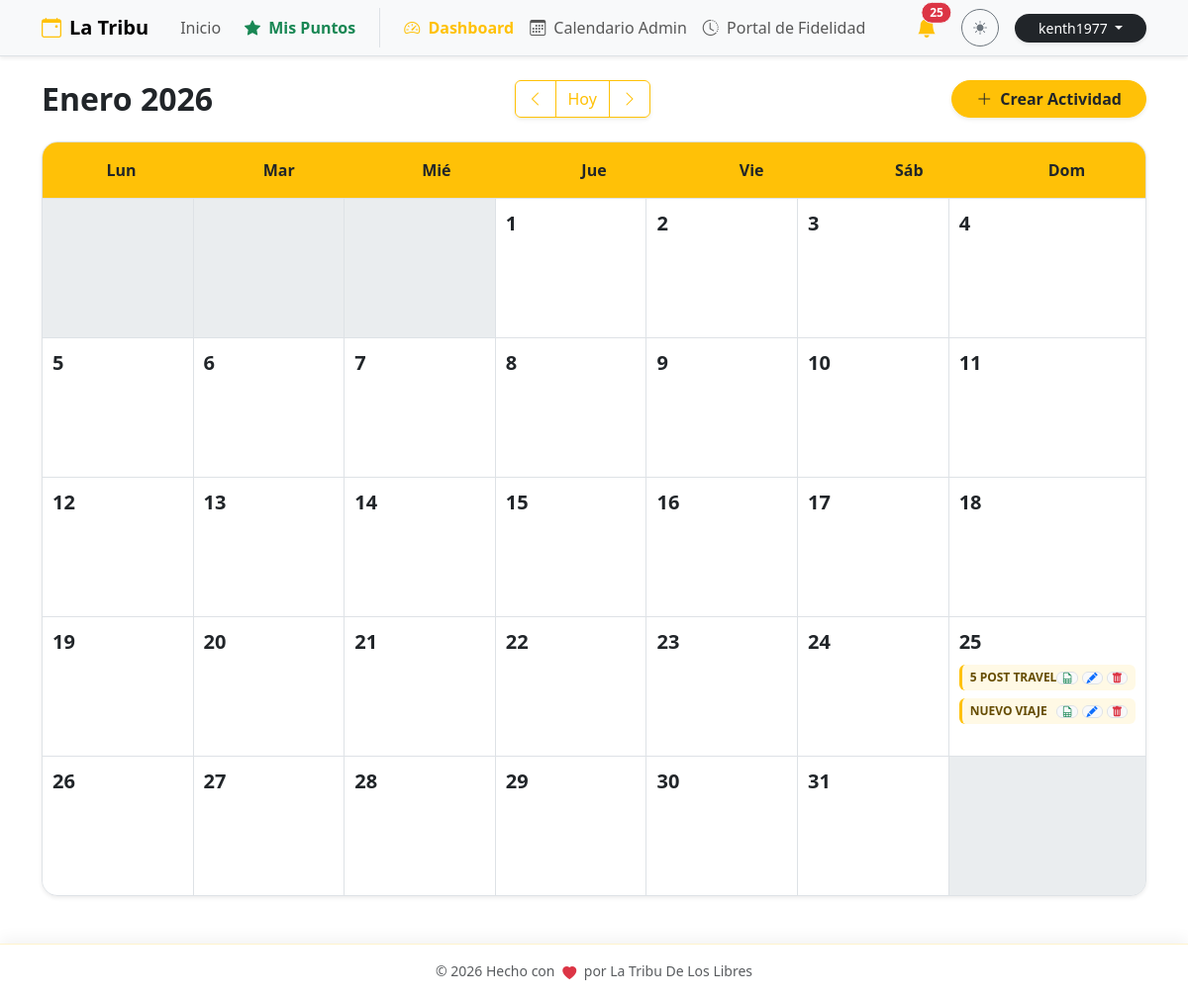
Page /admin/calendar (signed in) on the committed database.
### db.py (models this page shows, shortened)
class User(db.Model, UserMixin):
    __tablename__ = 'user'
    id = db.Column(db.Integer, primary_key=True)
    email = db.Column(db.String(120), unique=True, nullable=False)
    password = db.Column(db.String(200), nullable=False)
    is_superuser = db.Column(db.Boolean, default=False)

class Event(db.Model):
    __tablename__ = 'event'
    id = db.Column(db.Integer, primary_key=True)
    title = db.Column(db.String(100), nullable=False)
    flyer = db.Column(db.String(120)) # Nombre del archivo de imagen física
    currency = db.Column(db.String(5), default='¢')
    price = db.Column(db.Float, nullable=False)
    reservation_fee = db.Column(db.String(50)) # Texto descriptivo ej: "5000 colones"
    points_reward = db.Column(db.Integer, default=10) # Puntos base que otorga el evento
    activity_type = db.Column(db.String(50)) # Caminata, Camping, Taller, etc.
    difficulty = db.Column(db.String(50))
    distance = db.Column(db.String(50))
    duration_days = db.Column(db.Integer, default=1)
    event_date = db.Column(db.Date, nullable=False)
    end_date = db.Column(db.Date) # Para expediciones de varios días
    departure_point = db.Column(db.String(150))
    departure_time = db.Column(db.String(20))
    pickup_point = db.Column(db.String(200))
    capacity = db.Column(db.Integer, default=0)
    description = db.Column(db.Text)
    status = db.Column(db.String(20), default='Activa') # Activa, Suspendido, Se Traslado, Oculto
    moved_date = db.Column(db.Date) # Nueva fecha en caso de reprogramación
    bookings = db.relationship('Booking', backref='event', lazy=True, cascade="all, delete-orphan")

### logistica.py (the view)
@calendar_bp.route('/admin/calendar')
@login_required
def view():
    cr_today_dt = datetime.now(timezone.utc).replace(tzinfo=None) - timedelta(hours=6)
    year = request.args.get('year', cr_today_dt.year, type=int)
    month = request.args.get('month', cr_today_dt.month, type=int)
    if month > 12: month = 1; year += 1
    elif month < 1: month = 12; year -= 1
    cal = calendar.Calendar(firstweekday=0)
    weeks = cal.monthdayscalendar(year, month)
    events = Event.query.all()
    monthly_birthdays = Member.query.filter(extract('month', Member.birth_date) == month).all()
    return render_template('calendar.html',
                           weeks=weeks, year=year, month=month,
                           month_name=MESES_ES[month],
                           events=events,
                           monthly_birthdays=monthly_birthdays)

### app.py (called while the page is built)
@login_manager.user_loader
def load_user(user_id):
    try:
        return db.session.get(User, int(user_id))
    except (TypeError, ValueError, Exception):
        return None

@app.before_request
def force_https():
    if request.headers.get('X-Forwarded-Proto') == 'http':
        url = request.url.replace('http://', 'https://', 1)
        return redirect(url, code=301)

### rutas.py (called while the page is built)
def get_config(key, default_val=""):
    try:
        conf = SystemConfig.query.filter_by(key=key).first()
        return conf.value if conf else default_val
    except:
        return default_val

### templates/calendar.html (shortened to what this page needs)
{% extends "base.html" %}
{% block content %}
<div class="d-flex flex-column flex-md-row justify-content-between align-items-center mb-4 gap-3 animate__animated animate__fadeIn">
    <h2 class="mb-0 fw-bold">{{ month_name }} {{ year }}</h2>
    <div class="btn-group shadow-sm">
        <a href="{{ url_for('calendar_view.view', year=year, month=month-1) }}" class="btn btn-outline-warning">
            <i class="bi bi-chevron-left"></i>
        </a>
        <a href="{{ url_for('calendar_view.view') }}" class="btn btn-outline-warning">Hoy</a>
        <a href="{{ url_for('calendar_view.view', year=year, month=month+1) }}" class="btn btn-outline-warning">
            <i class="bi bi-chevron-right"></i>
        </a>
    </div>
    <button class="btn btn-warning fw-bold shadow-sm text-dark px-4 rounded-pill" data-bs-toggle="modal" data-bs-target="#addEventModal">
        <i class="bi bi-plus-lg me-2"></i>Crear Actividad
    </button>
</div>
<div class="calendar-wrapper shadow-sm rounded-4 overflow-hidden border bg-white">
    <div class="calendar-header-grid bg-warning text-dark py-3 fw-bold border-bottom text-center">
        <div>Lun</div>
        <div>Mar</div>
        <div>Mié</div>
        <div>Jue</div>
        <div>Vie</div>
        <div>Sáb</div>
        <div>Dom</div>
    </div>
    <div class="calendar-days-grid">
        {% for week in weeks %}
            {% for day in week %}
                <div class="calendar-cell {% if day == 0 %}empty bg-light bg-opacity-50{% else %}clickable-cell{% endif %}"
                     {% if day != 0 %}onclick="if(!event.target.closest('.event-actions') && !event.target.closest('.modal')) openAddModal({{ day }})"{% endif %}>
                    {% if day != 0 %}
                        <div class="d-flex justify-content-between align-items-start mb-2">
                            <span class="day-number fw-bold fs-5">{{ day }}</span>
                            {% set day_birthdays = [] %}
                            {% for mb in monthly_birthdays %}
                                {% if mb.birth_date.day == day %}
                                    {% set _ = day_birthdays.append(mb) %}
                                {% endif %}
                            {% endfor %}
                        </div>
                        <div class="event-stack">
                            {% for event in events %}
                                {% if event.event_date.day == day and event.event_date.month == month and event.event_date.year == year %}
                                    <div class="event-item-wrapper mb-1 position-relative group-hover">
                                        <div class="event-pill d-flex justify-content-between align-items-center {{ 'bg-warning text-dark border-warning' if event.status == 'Se Traslado' else 'bg-warning bg-opacity-10 text-warning-emphasis border-warning' }}"
                                             title="{{ event.title }}">
                                            <div class="text-truncate" style="max-width: 65%;">
                                                {{ event.title }}
                                            </div>
                                            <div class="event-actions d-flex gap-1">
                                                <a href="{{ url_for('main.export_participants', event_id=event.id) }}" class="btn btn-xs btn-light border p-0 px-1" title="Lista CSV" onclick="event.stopPropagation();">
                                                    <i class="bi bi-file-earmark-spreadsheet text-success"></i>
                                                </a>
                                                <button type="button" class="btn btn-xs btn-light border p-0 px-1" data-bs-toggle="modal" data-bs-target="#editEventModal{{ event.id }}" onclick="event.stopPropagation();">
                                                    <i class="bi bi-pencil-fill text-primary"></i>
                                                </button>
                                                <button type="button" class="btn btn-xs btn-light border p-0 px-1" data-bs-toggle="modal" data-bs-target="#deleteEventModal{{ event.id }}" onclick="event.stopPropagation();">
                                                    <i class="bi bi-trash-fill text-danger"></i>
                                                </button>
                                            </div>
                                        </div>
                                    </div>
                                {% endif %}
                            {% endfor %}
                        </div>
                    {% endif %}
                </div>
            {% endfor %}
        {% endfor %}
    </div>
</div>
{% endblock %}

### templates/base.html (shortened to what this page needs)
<!DOCTYPE html>
<html lang="es" data-bs-theme="light">
<head>
    <link href="https://cdn.jsdelivr.net/npm/bootstrap@5.3.2/dist/css/bootstrap.min.css" rel="stylesheet">
    <link rel="stylesheet" href="https://cdn.jsdelivr.net/npm/bootstrap-icons@1.11.1/font/bootstrap-icons.css">
    <link rel="stylesheet" href="https://cdnjs.cloudflare.com/ajax/libs/animate.css/4.1.1/animate.min.css"/>
</head>
<body>
    <nav class="navbar navbar-expand-lg bg-body-tertiary border-bottom sticky-top shadow-sm">
        <div class="container">
            <a class="navbar-brand fw-bold" href="{{ url_for('main.home') }}">
                <i class="bi bi-calendar-event me-2 text-warning"></i>La Tribu
            </a>
            <div class="collapse navbar-collapse" id="navbarNav">
                <ul class="navbar-nav me-auto align-items-center">
                    <li class="nav-item">
                        <a class="nav-link px-3" href="{{ url_for('main.home') }}">Inicio</a>
                    </li>
                    <li class="nav-item">
                        <button class="nav-link btn btn-link text-decoration-none fw-bold text-success border-0 bg-transparent" data-bs-toggle="modal" data-bs-target="#pointsModal">
                            <i class="bi bi-star-fill me-1"></i> Mis Puntos
                        </button>
                    </li>
                    {% if current_user.is_authenticated and current_user.is_superuser %}
                    <li class="nav-item ms-lg-3 border-start ps-lg-3">
                        <a class="nav-link fw-bold text-warning" href="{{ url_for('main.dashboard') }}">
                            <i class="bi bi-speedometer2 me-1"></i> Dashboard
                        </a>
                    </li>
                    <li class="nav-item">
                        <a class="nav-link" href="{{ url_for('calendar_view.view') }}">
                            <i class="bi bi-calendar3 me-1"></i> Calendario Admin
                        </a>
                    </li>
                    <li class="nav-item">
                        <a class="nav-link" href="{{ url_for('puntos.historial_global') }}">
                            <i class="bi bi-clock-history me-1"></i> Portal de Fidelidad
                        </a>
                    </li>
                    {% endif %}
                </ul>
                <div class="d-flex align-items-center gap-3 mt-3 mt-lg-0">
                    {% if current_user.is_authenticated and current_user.is_superuser %}
                    <div class="dropdown">
                        <button class="btn btn-link position-relative text-dark p-0 me-2" type="button" data-bs-toggle="dropdown" aria-expanded="false">
                            <i class="bi bi-bell-fill fs-5 text-warning"></i>
                            {% if admin_unread_count > 0 %}
                            <span class="position-absolute top-0 start-100 translate-middle badge rounded-pill bg-danger border border-light animate__animated animate__pulse animate__infinite">
                                {{ admin_unread_count }}
                            </span>
                            {% endif %}
                        </button>
                    </div>
                    {% endif %}
                    <button class="btn btn-sm btn-outline-secondary rounded-circle" id="themeToggler" title="Cambiar tema" style="width: 38px; height: 38px; padding: 0;">
                        <i class="bi bi-sun-fill" id="themeIcon"></i>
                    </button>
                    {% if current_user.is_authenticated %}
                        <div class="dropdown">
                            <button class="btn btn-dark btn-sm rounded-pill px-4 dropdown-toggle shadow-sm border-0" type="button" data-bs-toggle="dropdown">
                                {{ current_user.email.split('@')[0] }}
                            </button>
                        </div>
                    {% else %}
                        <a href="{{ url_for('auth.login') }}" class="btn btn-warning btn-sm text-dark fw-bold rounded-pill px-4 shadow-sm border-0">
                            <i class="bi bi-lock-fill me-1"></i>Admin
                        </a>
                    {% endif %}
                </div>
            </div>
        </div>
    </nav>
    <main class="container py-4">
        {% block content %}{% endblock %}
    </main>
    <footer class="footer-sticky-blur py-3 text-center">
        <div class="container d-flex justify-content-center align-items-center gap-3">
            <span class="text-body-secondary fw-medium small">
                © 2026 Hecho con <i class="bi bi-heart-fill text-danger heart-beat mx-1"></i> por La Tribu De Los Libres
            </span>
        </div>
    </footer>
</body>
</html>

### templates/base.html (style rules this page uses)
.heart-beat { display: inline-block; animation: heartbeat 1.5s infinite; vertical-align: middle; }
.footer-sticky-blur { position: fixed; bottom: 0; width: 100%; z-index: 1030; backdrop-filter: blur(12px); -webkit-backdrop-filter: blur(12px); background-color: rgba(var(--bs-body-bg-rgb), 0.8) !important; border-top: 1px solid rgba(var(--bs-warning-rgb), 0.2); box-shadow: 0 -5px 15px rgba(0, 0, 0, 0.05); }
body { padding-bottom: 80px; min-height: 100vh; display: flex; flex-direction: column; transition: background-color 0.3s ease, color 0.3s ease; }
main { flex: 1; }
.nav-link, .btn { transition: all 0.2s ease-in-out; }

### templates/calendar.html (style rules this page uses)
.calendar-header-grid { display: grid; grid-template-columns: repeat(7, 1fr); text-align: center; background-color: #ffc107; }
.calendar-days-grid { display: grid; grid-template-columns: repeat(7, 1fr); background-color: #dee2e6; gap: 1px; }
.calendar-cell { min-height: 140px; background-color: #fff; padding: 10px; transition: background-color 0.2s ease; }
.day-number { color: #adb5bd; }
.clickable-cell .day-number { color: #212529; }
.event-stack { display: flex; flex-direction: column; gap: 4px; }
.event-pill { font-size: 0.75rem; padding: 4px 8px; border-radius: 6px; border-left: 3px solid #ffc107; white-space: nowrap; overflow: hidden; text-overflow: ellipsis; font-weight: 600; cursor: pointer; }
.btn-xs { padding: 0.1rem 0.3rem; font-size: 0.7rem; line-height: 1; }

### rows in the picture
User: email "kenth1977"
Event: title "5 POST TRAVEL"
Event: title "NUEVO VIAJE"

### other values in the picture
{{ admin_unread_count }} "25"
{{ month_name }} "Enero"
{{ year }} "2026"
{{ day }} "1" "2" "3" "4" "5" "6" "7" "8" "9" "10" "11" "12" "13" "14" "15" "16" "17" "18" "19" "20" "21" "22" "23" "24" "25" "26" "27" "28" "29" "30" "31"
